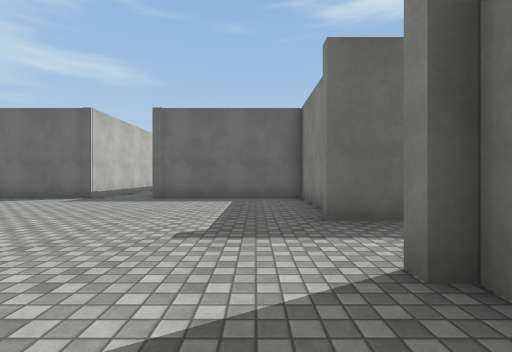
[1] (above)

19 first-person views from a walk through a Unity game level. The camera is 1.2 m above the floor, looks level and sees 85° across. The floor is counted in squares, 2 m on a side. Each view is taken from the middle of a square. On the plan, view 1 faces up. The plan holds only what a view shows up to about 9 squares ahead; the rest is blank. Surface patterns are stand-ins for the level's own textures.

[2]
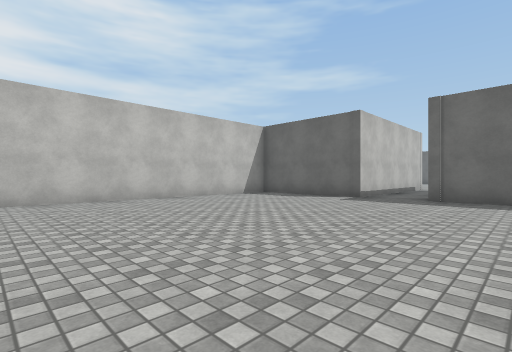

[3]
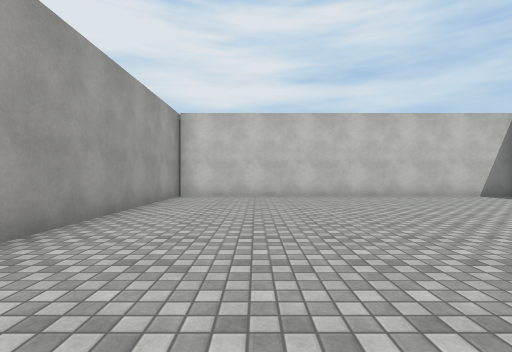

[4]
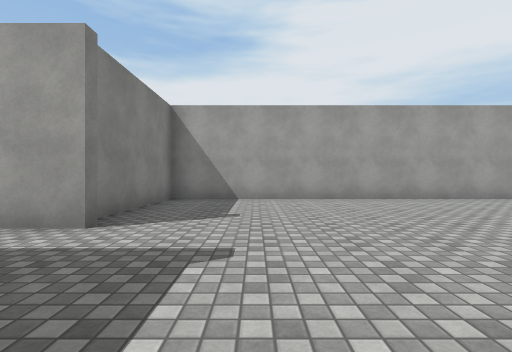

[5]
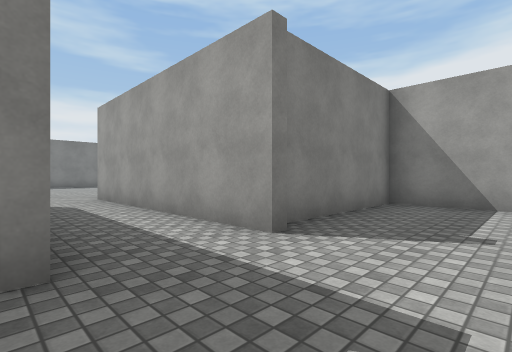

[6]
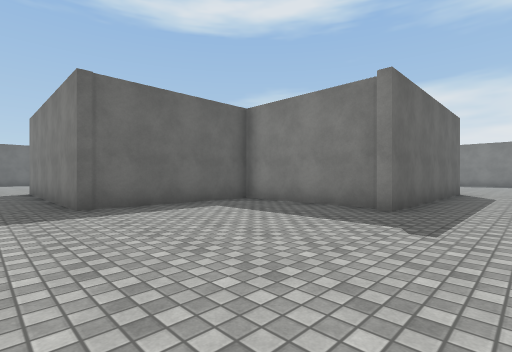

[7]
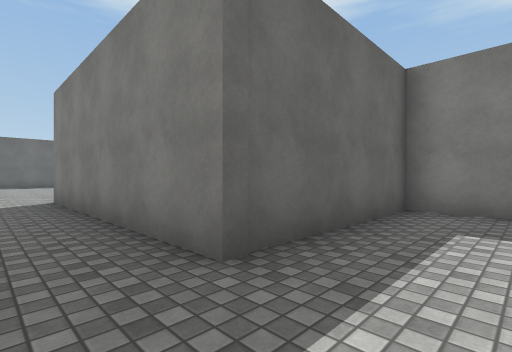

[8]
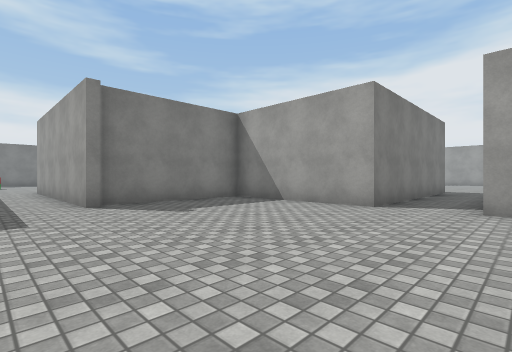

[9]
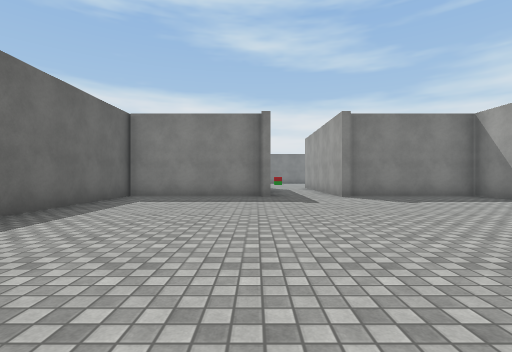

[10]
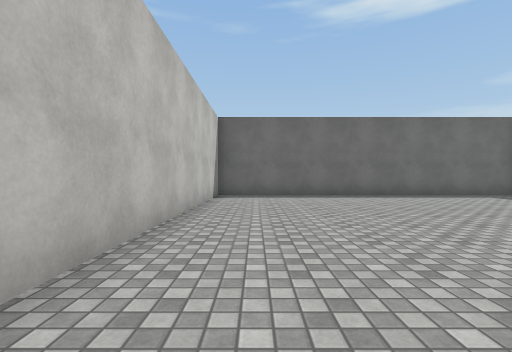

[11]
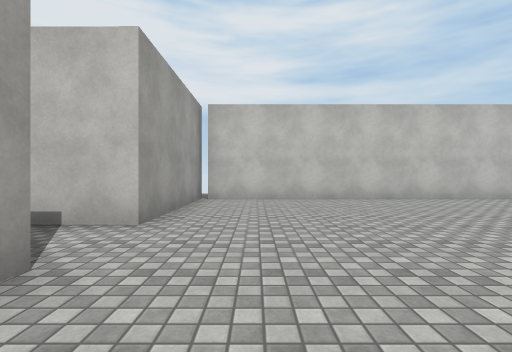

[12]
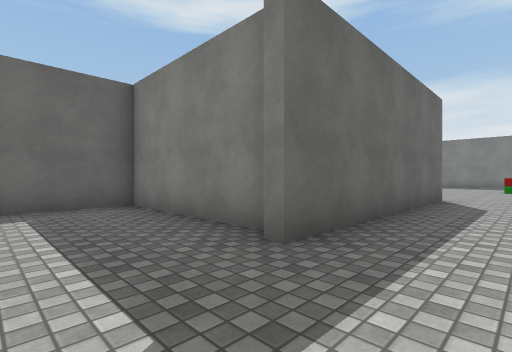

[13]
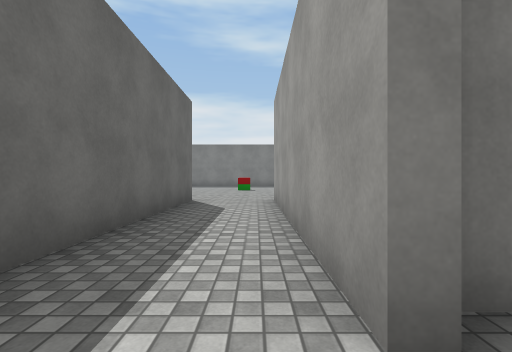

[14]
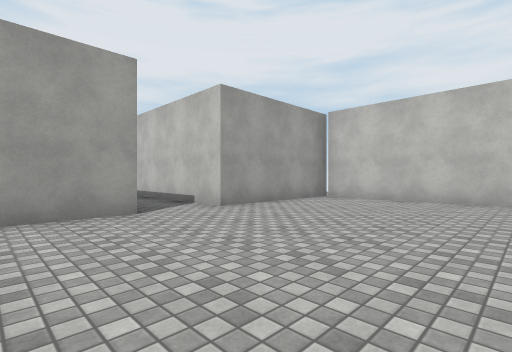

[15]
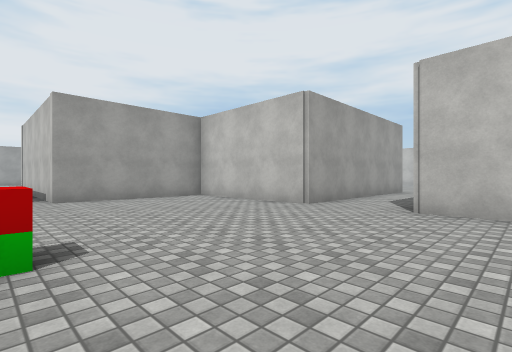

[16]
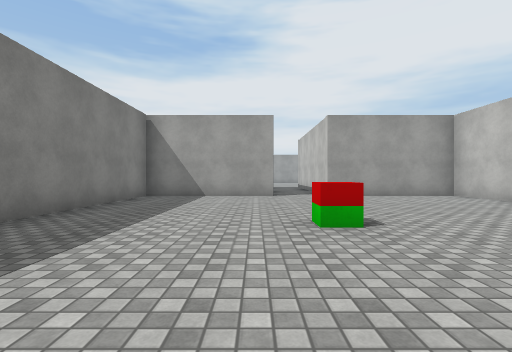

[17]
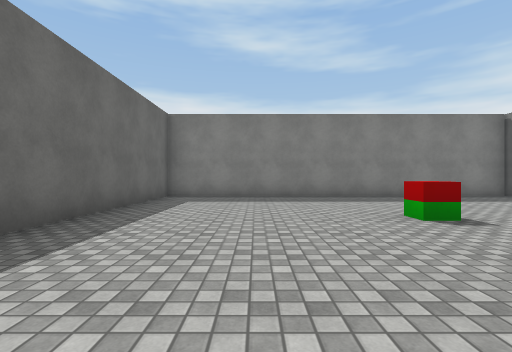

[18]
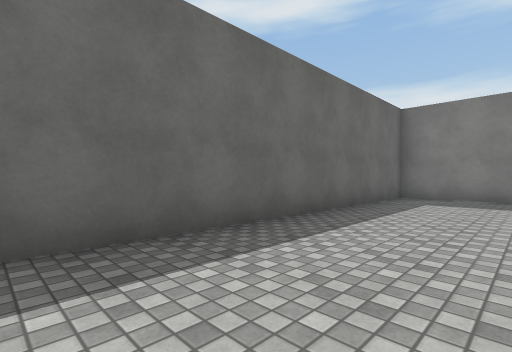

[19]
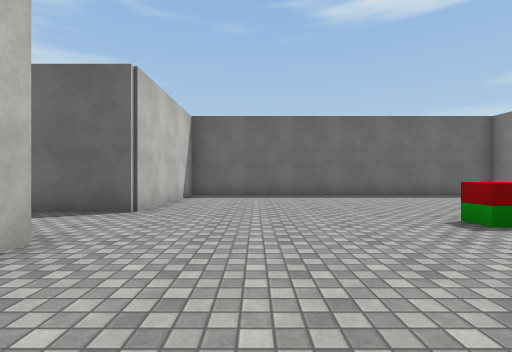

### Floor plan
Points are (right, up) in squares from view 1. A wall is a line through its corners. A room is listed if a view was taken in it or the views show most of it. See-through windows are left out.
Room 1 (views 1, 2, 3, 4, 5, 6, 7)
walls: (0.9, 1.8) (7, 1.8); (1.2, 4) (1.2, 7.6) (-2.8, 7.6) (-2.8, 13.6); (-8.2, 7.5) (-8.2, -2.2); (-8.5, -2.3) (1.2, -2.3) (1.2, 1.6); (6.9, 3.7) (0.9, 3.7); (-4.4, 13.6) (-4.4, 7.6) (-7, 7.6)
ways out: opening at (-3.5, 13) to room 2; opening at (7.5, 2.5)
Room 2 (views 8, 9, 10, 11, 12, 13, 14)
walls: (0.9, 17.6) (7, 17.6); (-2.8, 13.6) (1.2, 13.6) (1.2, 17.2); (1.2, 19.8) (1.2, 23.6) (-8.2, 23.6) (-8.2, 13.8); (-8.5, 13.6) (-4.4, 13.6); (7, 19.6) (0.9, 19.6)
ways out: opening at (-3.5, 13) to room 1; opening at (7.5, 18.5) to room 3
Room 3 (views 15, 16, 17, 18, 19)
walls: (7, 17.6) (7, 13.6) (10.8, 13.6); (12.4, 13.6) (16.3, 13.6) (16.3, 23.6) (7, 23.6) (7, 19.6)
ways out: opening at (7.5, 18.5) to room 2; opening at (11.5, 13)
objects: other object (12, 18)

Where each view was taken, in squares from view 1:
view 1: 0 up, 0 right, facing up
view 2: 0 up, 1 left, facing up-left
view 3: 0 up, 0 right, facing left
view 4: 5 up, 1 left, facing down
view 5: 4 up, 1 left, facing down-right
view 6: 2 up, 4 left, facing up-right
view 7: 6 up, 4 left, facing up-right
view 8: 19 up, 5 left, facing down-right
view 9: 20 up, 7 left, facing right
view 10: 15 up, 7 left, facing up
view 11: 15 up, 1 left, facing left
view 12: 18 up, 1 left, facing up-right
view 13: 18 up, 0 right, facing right
view 14: 18 up, 1 left, facing down-left
view 15: 21 up, 12 right, facing down-left
view 16: 22 up, 13 right, facing down
view 17: 21 up, 8 right, facing right
view 18: 21 up, 8 right, facing up-right
view 19: 15 up, 9 right, facing up
